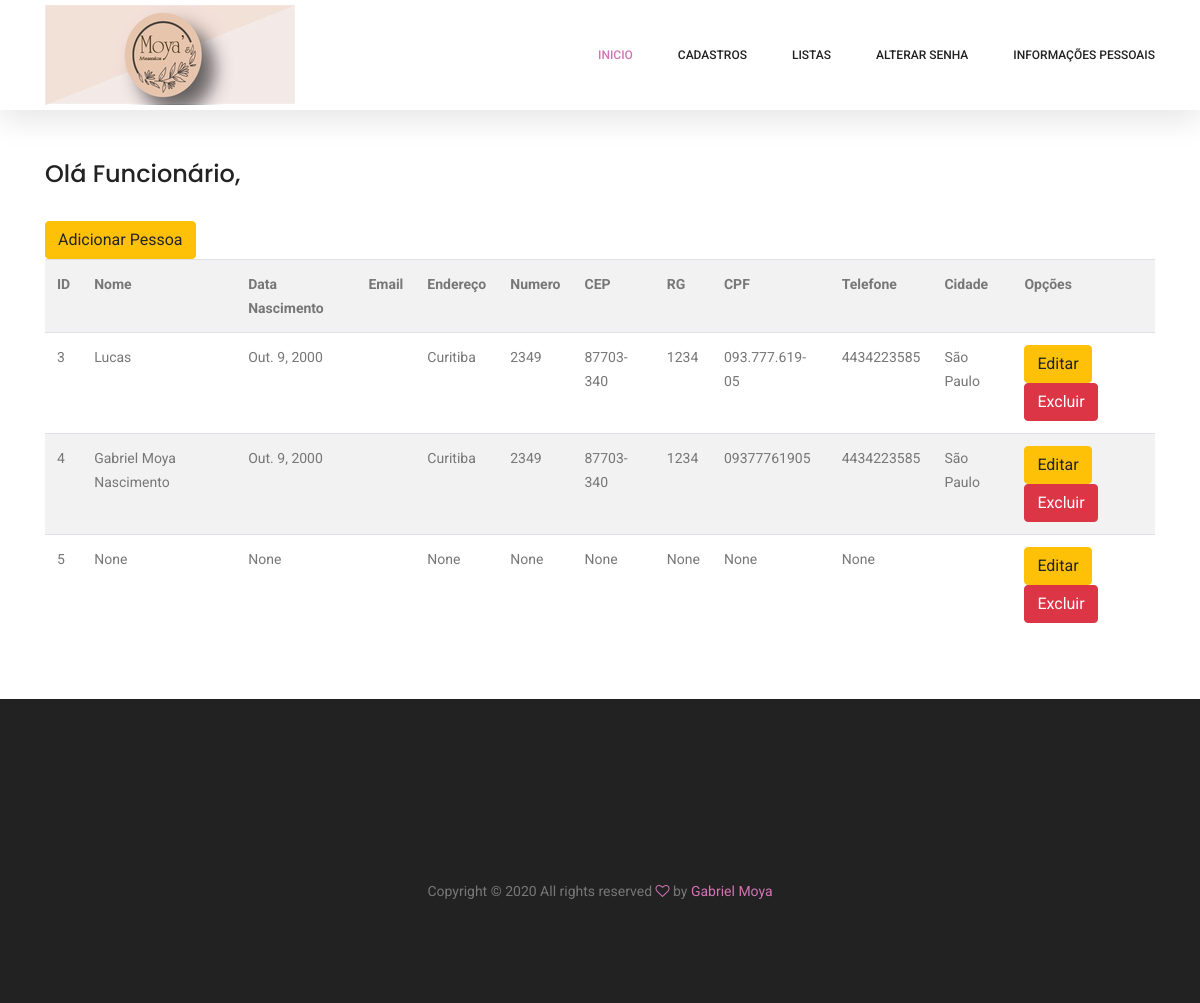
Page /listar/pessoas/ (signed in) on the earlier database version.
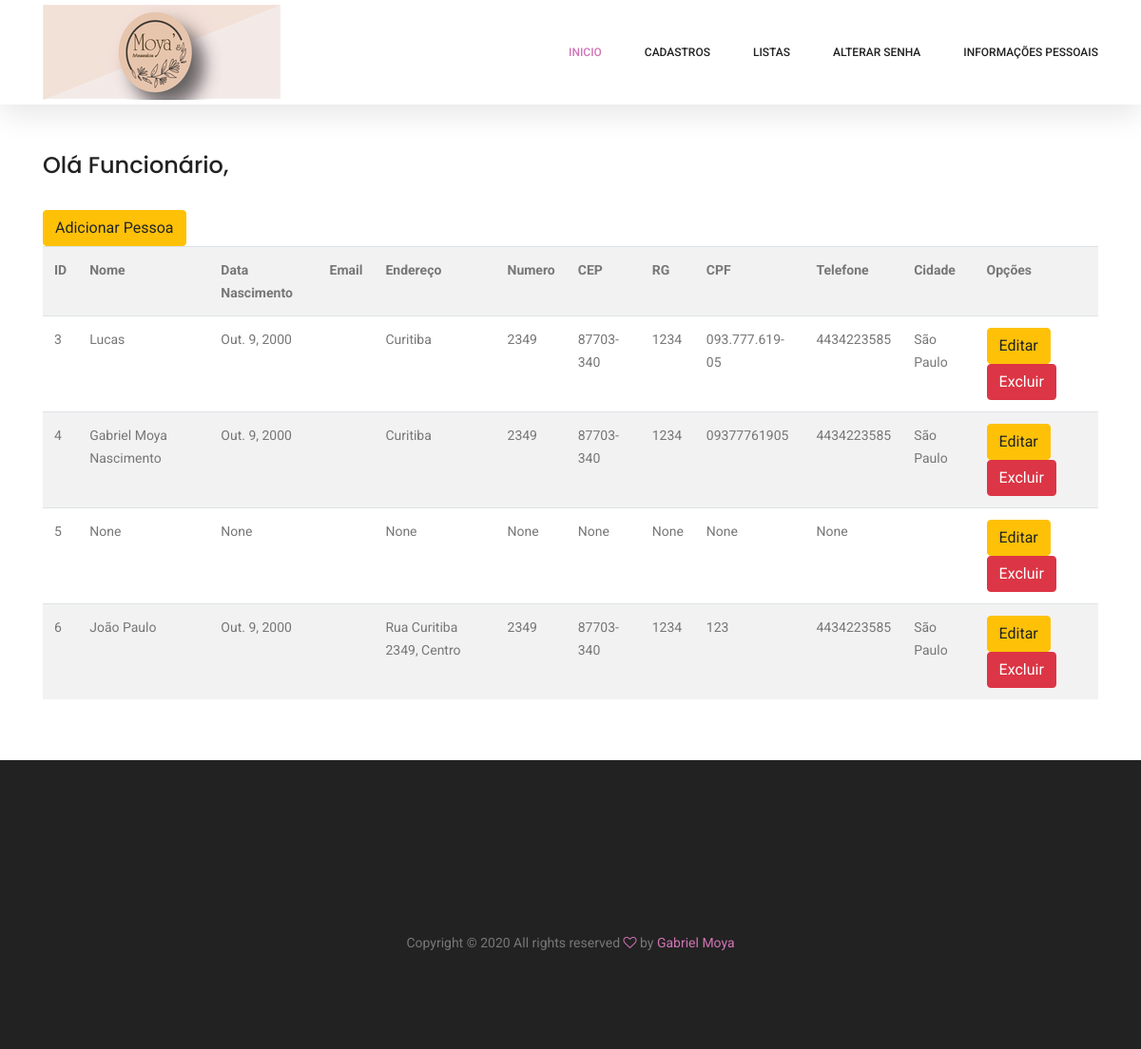
Same page on the later database version.
### cadastros/models.py (models this page shows, shortened)
class Pessoa(models.Model):
    nome = models.CharField(max_length=50, verbose_name="Qual seu nome?", help_text="Digite seu nome completo", null=True)
    nascimento = models.DateField(verbose_name='data de nascimento', null=True)
    endereco = models.CharField(max_length=100, null=True)
    numero = models.CharField(max_length=10, verbose_name="Número", null=True)
    cep = models.CharField(max_length=25, null=True)
    rg = models.CharField(max_length=25, null=True)
    cpf = models.CharField(max_length=25, null=True)
    telefone = models.CharField(max_length=25, null=True)
    cidade = models.ForeignKey(Cidade, on_delete=models.PROTECT, null=True)
    usuario = models.OneToOneField(User, on_delete=models.PROTECT)

class Cidade(models.Model):
    nome = models.CharField(max_length=50)
    estado = models.ForeignKey(Estado, on_delete=models.PROTECT)

### cadastros/views.py (the view)
# urls.py: path('listar/pessoas/', PessoaList.as_view(), name="listar-pessoas"),
class PessoaList(LoginRequiredMixin, ListView):
    model = Pessoa
    template_name = 'cadastros/listar_pessoas.html'
    login_url = reverse_lazy('login')
    def get_queryset(self):
        self.object_list = Pessoa.objects.all()
        return self.object_list

### cadastros/templates/cadastros/listar_pessoas.html
{% extends 'cadastros/formulario.html' %}
{% load crispy_forms_tags %}
{% block conteudo %}
<div class="container mt-5 py-5">
    <div class="row pt-5 mt-3">
        <div class="col-lg">
            {% if request.user.groups.all.0.name == "Administrador" %}
            <h3>Olá Admin,</h3><br>
            {% else %}
            <h3>Olá Funcionário,</h3><br>
            {% endif %}
            <a href="{% url 'cadastrar-pessoa' %}" class="btn btn-warning">Adicionar Pessoa</a>
            <table class="table table-striped">
                <tr>
                    <th>ID</th>
                    <th>Nome</th>
                    <th>Data Nascimento</th>
                    <th>Email</th>
                    <th>Endereço</th>
                    <th>Numero</th>
                    <th>CEP</th>
                    <th>RG</th>
                    <th>CPF</th>
                    <th>Telefone</th>
                    <th>Cidade</th>
                    <th>Opções</th>
                </tr>
                {% for pessoa in object_list %}
                <tr>
                    <td>{{pessoa.pk}}</td>
                    <td>{{pessoa.nome}}</td>
                    <td>{{pessoa.nascimento}}</td>
                    <td>{{pessoa.email}}</td>
                    <td>{{pessoa.endereco}}</td>
                    <td>{{pessoa.numero}}</td>
                    <td>{{pessoa.cep}}</td>
                    <td>{{pessoa.rg}}</td>
                    <td>{{pessoa.cpf}}</td>
                    <td>{{pessoa.telefone}}</td>
                    <td>{{pessoa.cidade.nome}}</td>
                    <td>
                        <a href="{% url 'atualizar-pessoa' pessoa.pk %}" class="btn btn-warning">Editar</a>
                        <a href="{% url 'deletar-pessoa' pessoa.pk %}" class="btn btn-danger">Excluir</a>
                    </td>
                </tr>
                {% empty %}
                <tr>
                    <td colspan="3">Nenhuma pessoa cadastrada!</td>
                </tr>
                {% endfor %}
            </table>
        </div>
    </div>
</div>
{% endblock %}

### cadastros/templates/cadastros/formulario.html (shortened to what this page needs)
{% load static %}
<!DOCTYPE html>
<html lang="zxx" class="no-js">
<head>
    <link rel="stylesheet" href="{% static 'karma/css/linearicons.css' %}">
    <link rel="stylesheet" href="{% static 'karma/css/font-awesome.min.css' %}">
    <link rel="stylesheet" href="{% static 'karma/css/themify-icons.css' %}">
    <link rel="stylesheet" href="{% static 'karma/css/bootstrap.css' %}">
    <link rel="stylesheet" href="{% static 'karma/css/owl.carousel.css' %}">
    <link rel="stylesheet" href="{% static 'karma/css/nice-select.css' %}">
    <link rel="stylesheet" href="{% static 'karma/css/nouislider.min.css' %}">
    <link rel="stylesheet" href="{% static 'karma/css/ion.rangeSlider.css' %}" />
    <link rel="stylesheet" href="{% static 'karma/css/ion.rangeSlider.skinFlat.css' %}"/>
    <link rel="stylesheet" href="{% static 'karma/css/magnific-popup.css' %}">
    <link rel="stylesheet" href="{% static 'karma/css/main.css' %}">
</head>
<body>
    {% block menu%}
    <header class="header_area sticky-header">
        <div class="main_menu">
            <nav class="navbar navbar-expand-lg navbar-light main_box">
                <div class="container">
                    <a class="navbar-brand logo_h" href="{% url 'cadastrar-index' %}"><img src="{% static 'img/logo.png' %}" alt=""></a>
                    <div class="collapse navbar-collapse offset" id="navbarSupportedContent">
                        <ul class="nav navbar-nav menu_nav ml-auto">
                            <li class="nav-item active"><a class="nav-link" href="/cadastrar/index">Inicio</a></li>
                            {% if request.user.is_authenticated  %}
                            <li class="nav-item submenu dropdown">
                                <a href="#" class="nav-link dropdown-toggle" data-toggle="dropdown" role="button"
                                    aria-haspopup="true" aria-expanded="false">Cadastros</a>
                            </li>
                            <li class="nav-item submenu dropdown">
                                <a href="#" class="nav-link dropdown-toggle" data-toggle="dropdown" role="button"
                                    aria-haspopup="true" aria-expanded="false">Listas</a>
                            </li>
                            <li class="nav-item"><a class="nav-link" href="{% url 'alterar-senha' %}">Alterar senha</a></li>
                            <li class="nav-item submenu dropdown">
                                <a href="#" class="nav-link dropdown-toggle" data-toggle="dropdown" role="button" aria-haspopup="true"
                                    aria-expanded="false">Informações Pessoais</a>
                            </li>
                            {% else %}
                            <li class="nav-item"><a class="nav-link" href="{% url 'login' %}">Entrar</a></li>
                            {% endif %}
                        </ul>
                    </div>
                </div>
            </nav>
        </div>
    </header>
    {%endblock%}
    {%block conteudo%}{%endblock%}
    {%block rodape%}
    <footer class="footer-area section_gap">
        <div class="container">
            <div class="footer-bottom d-flex justify-content-center align-items-center flex-wrap">
                <p class="footer-text m-0">
                    Copyright &copy;
                    <script>document.write(new Date().getFullYear());</script> All rights reserved  <i class="fa fa-heart-o" aria-hidden="true"></i> by <a href="https://github.com/GabrielMoyaIFPR"
                        target="_blank">Gabriel Moya</a>
                </p>
            </div>
        </div>
    </footer>
    {%endblock%}
</body>
</html>

Differences in the rows shown:
added Pessoa: pk "6", nome "João Paulo", nascimento "Out. 9, 2000", endereco "Rua Curitiba 2349, Centro", numero "2349", cep "87703-340", rg "1234", cpf "123", telefone "4434223585", cidade.nome "São Paulo"
